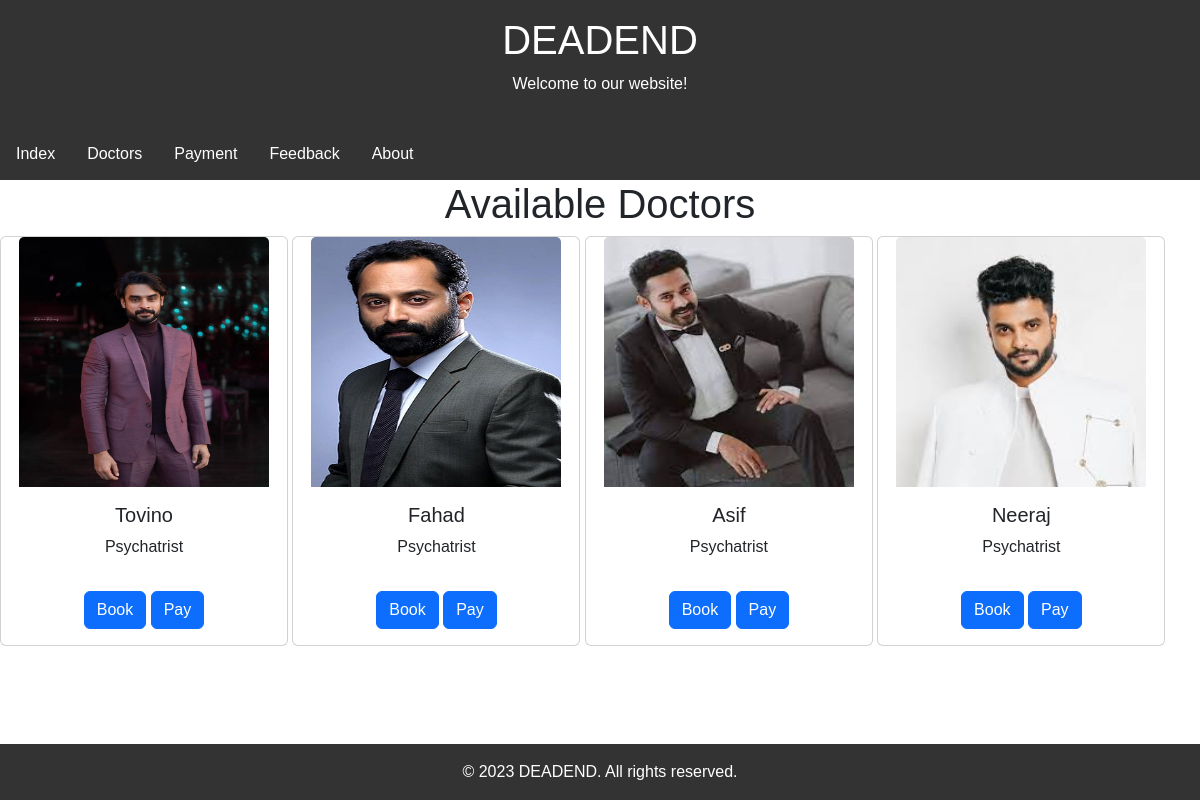
Page /doctors on the committed database.
### home/models.py (models this page shows, shortened)
class doctor(models.Model):
    doc_name = models.CharField(max_length=255)
    doc_spec = models.CharField(max_length=255)
    doc_department = models.CharField(max_length=255)
    doc_image = models.ImageField(upload_to='doctors')

### home/views.py (the view)
# urls.py: path('doctors',views.doctors,name='doctors'),
def doctors(request):
    dict_doc= {'doc': doctor.objects.all()}
    return render(request,'doctors.html',dict_doc)

### home/templates/doctors.html (shortened to what this page needs)
{% extends "base.html" %}
{% block content %}
<h1 class="text-center">Available Doctors</h1>
{% for d in doc %}
<div class="card text-center" style="width: 18rem; display: inline-block;">
  <img src="{{d.doc_image.url}}" class="card-img-top" alt="...">
  <div class="card-body">
    <h5 class="card-title">{{d.doc_name}}</h5>
    <p class="card-text">{{d.doc_spec}}</p>
  </div>
<a href="{% url 'booking' %}"><button type="button" class="btn btn-primary my-3">Book</button></a>
<a href="{% url 'payment' %}"><button type="button" class="btn btn-primary my-3">Pay</button></a>
<br>
</div>
{% endfor %}
{% endblock %}

### home/templates/base.html (shortened to what this page needs)
<!DOCTYPE html>
<html lang="en">
<head>
    <link href="https://cdn.jsdelivr.net/npm/bootstrap@5.3.2/dist/css/bootstrap.min.css" rel="stylesheet">
</head>
<body>
<header>
    <h1><a href=" /"></a>DEADEND</h1>
    <p>Welcome to our website!</p>
</header>
<nav>
    <a href=" / ">Index</a>
    <a href="{% url 'doctors' %}">Doctors</a>
    <a href="{% url 'payment' %}">Payment</a>
    <a href="{% url 'feedback' %}">Feedback</a>
    <a href="{% url 'about' %}">About</a>
</nav>
<footer>
    &copy; 2023 DEADEND. All rights reserved.
</footer>
{% block content %}
{% endblock %}
</body>
</html>

### home/templates/base.html (style rules this page uses)
body { font-family: Arial, sans-serif; margin: 0; padding: 0; }
header { background-color: #333; color: white; text-align: center; padding: 1em; }
nav { background-color: #333; overflow: hidden; text-align: center; }
nav a { float: left; display: block; color: white; text-align: center; padding: 14px 16px; text-decoration: none; }
footer { background-color: #333; color: white; text-align: center; padding: 1em; position: fixed; bottom: 0; width: 100%; }

### home/templates/doctors.html (style rules this page uses)
.card img { width: 250px; height: 250px; }

### rows in the picture
doctor: doc_image (picture), doc_name "Tovino", doc_spec "Psychatrist"
doctor: doc_image (picture), doc_name "Fahad", doc_spec "Psychatrist"
doctor: doc_image (picture), doc_name "Asif", doc_spec "Psychatrist"
doctor: doc_image (picture), doc_name "Neeraj", doc_spec "Psychatrist"
